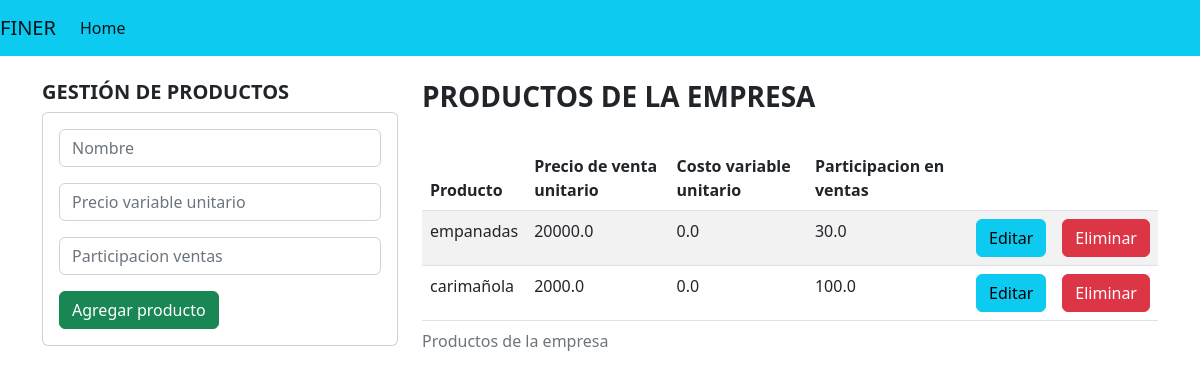
Before: /productos/ with the older database file.
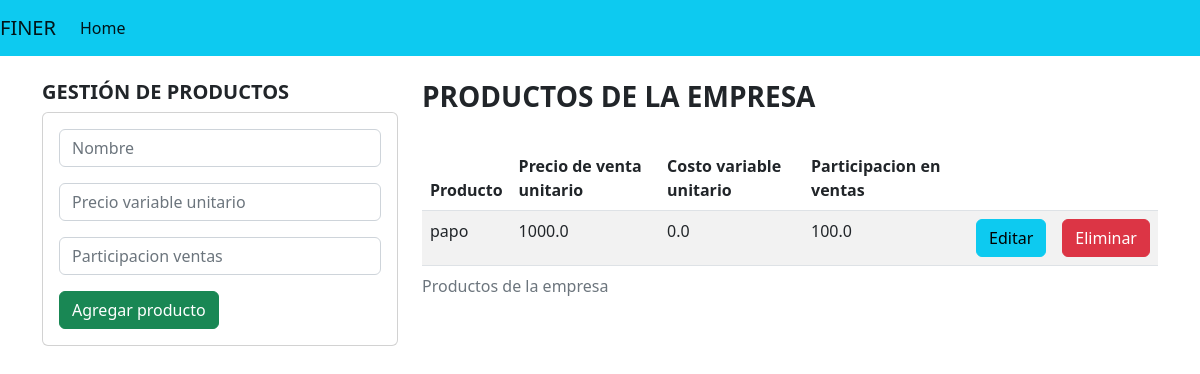
After: the same page with the newer database file.
### FinerApp/models.py (models this page shows)
class Producto(models.Model):
   empresa_id = models.ForeignKey(Empresa, on_delete=models.CASCADE) #Llave foranea
   nombre = models.CharField(max_length=30)
   c_v_u = models.DecimalField(max_digits=10,decimal_places=1,default=0,blank=True)  # Esto se puede calcular con base en el costo de los conceptos asociados
   p_v_u = models.DecimalField(max_digits=10,decimal_places=1)
   participacion_ventas = models.DecimalField(max_digits=10,decimal_places=1)
   margen_contribucion = models.DecimalField(max_digits=10,decimal_places=1,default=0)

### FinerApp/views.py (the view, shortened to what this page needs)
# urls.py: path('productos/', views.gestion_producto, name= 'gestion_producto'),
def gestion_producto(request,empresa_id=1):
   tipoEmpresa = Empresa.objects.get(id=empresa_id).tipo_empresa
   productos = Producto.objects.filter(empresa_id=empresa_id)
   form = FormProducto()
   return render(request, "gestion_producto.html", {"productos": productos,'form':form,'tipoEmpresa':Empresa.objects.get(id=empresa_id).tipo_empresa})

### FinerApp/forms.py
class FormProducto(forms.ModelForm):
   class Meta:
      model = Producto
      fields = [
         'nombre',
         'c_v_u',
         'p_v_u',
         'participacion_ventas',
      ]
      labels = {
         'nombre': 'Nombre',
         'c_v_u': 'Costo variable unitario',
         'p_v_u': 'Precio variable unitario',
         'participacion_ventas':'Participacion ventas'
      }
      widgets = {
         'nombre':forms.TextInput(attrs={'class':'form-control','placeholder':labels['nombre']}),
         'c_v_u':forms.TextInput(attrs={'class':'form-control','placeholder':labels['c_v_u']}),
         'p_v_u': forms.TextInput(attrs={'class':'form-control','placeholder':labels['p_v_u']}),
         'participacion_ventas': forms.TextInput(attrs={'class':'form-control','placeholder':labels['participacion_ventas']}),
      }

### FinerApp/templates/gestion_producto.html (shortened to what this page needs)
{% extends "base.html" %}
{% block contenido %}
<div class = "row">
   <div class = "col-sm-12 col-md-6 col-lg-4 col-xl-4 ">
   <h5><strong>GESTIÓN DE PRODUCTOS</strong></h5>
      <div class ="card">
         <div class= "card-body">
            <form action="" method = "POST">
               <div class = "form-group mb-3">
                  {{form.nombre}}
               </div>
               <div class = "form-group mb-3">
                  {{form.p_v_u}}
               </div>
               <div class="form-group mb-3">
                  {{form.participacion_ventas}}
               </div>
               <div class = "form-group">
                  <button type= "submit" class= "btn btn-success btn-block text-white">Agregar producto</button>
               </div>
            </form>
         </div>
      </div>
   </div>
   <div class = "col-sm-12 col-md-6 col-lg-8 col-xl-8 ">
      <h3><strong>PRODUCTOS DE LA EMPRESA</strong></h3>
      <div class = "table-responsive py-2 ">
         <table class = "table table-striped" >
            <caption> Productos de la empresa</caption>
            <thead>
               <th>Producto</th>
               <th>Precio de venta unitario</th>
               <th>Costo variable unitario</th>
               <th>Participacion en ventas</th>
               <th colspan = "2"></th>
            </thead>
            <tbody>
               <ul>
                  {% for p in productos %}
                  <tr>
                  <td>{{p.nombre}}</td>
                  <td>{{p.p_v_u}}</td>
                  <td>{{p.c_v_u}}</td>
                  <td>{{p.participacion_ventas}}</td>
                  <td><a href = "{% url 'editar_producto' p.id %}" class= "btn btn-info">Editar</a></td>
                  <td><a href = "{% url 'eliminar_producto' p.id %}" class= "btn btn-danger">Eliminar</a></td>
                  </tr>
                  {% endfor%}
               </ul>
            </tbody>
         </table>
      </div>
   </div>
</div>
{% endblock %}

### FinerApp/templates/base.html (shortened to what this page needs)
{% load static %}
<!doctype html>
<html lang="en">
<head>
  <link rel="stylesheet" href="{% static '/css/bootstrap.min.css' %}">
</head>
<body>
  <nav class="navbar navbar-expand-lg navbar-light bg-info  ">
    <a class="navbar-brand" href="#">  FINER  </a>
    <div class="collapse navbar-collapse" id="navbarNavAltMarkup">
      <div class="navbar-nav">
        <a class="nav-link active" href="{% url 'home' %}">Home </a>
      </div>
    </div>
  </nav>
  <div class= "container py-4">
      <div class="row">
         <div class= col-12>
            {% block contenido%}  {% endblock%}
         </div>
      </div>
   </div>
</body>
</html>

Changed rows visible on the page:
removed Producto: nombre "empanadas", p_v_u "20000.0", c_v_u "0.0", participacion_ventas "30.0"
removed Producto: nombre "carimañola", p_v_u "2000.0", c_v_u "0.0", participacion_ventas "100.0"
added Producto: nombre "papo", p_v_u "1000.0", c_v_u "0.0", participacion_ventas "100.0"
